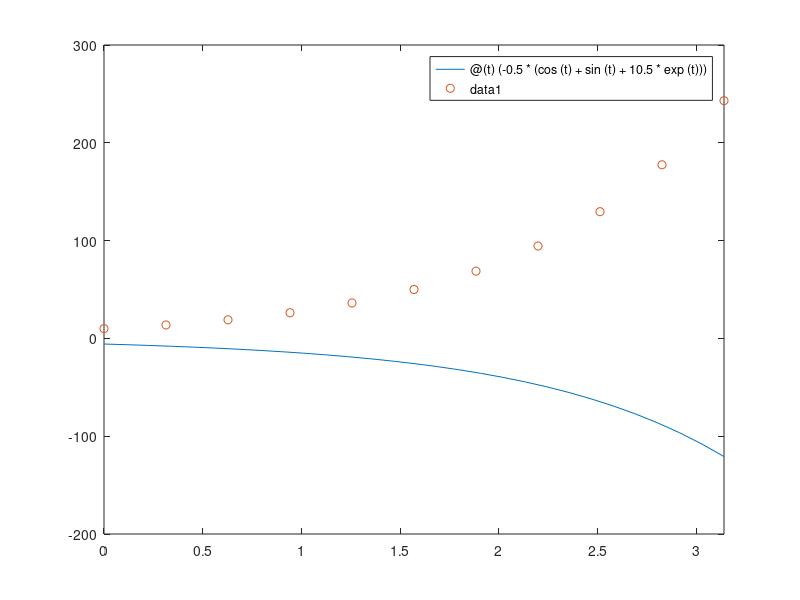
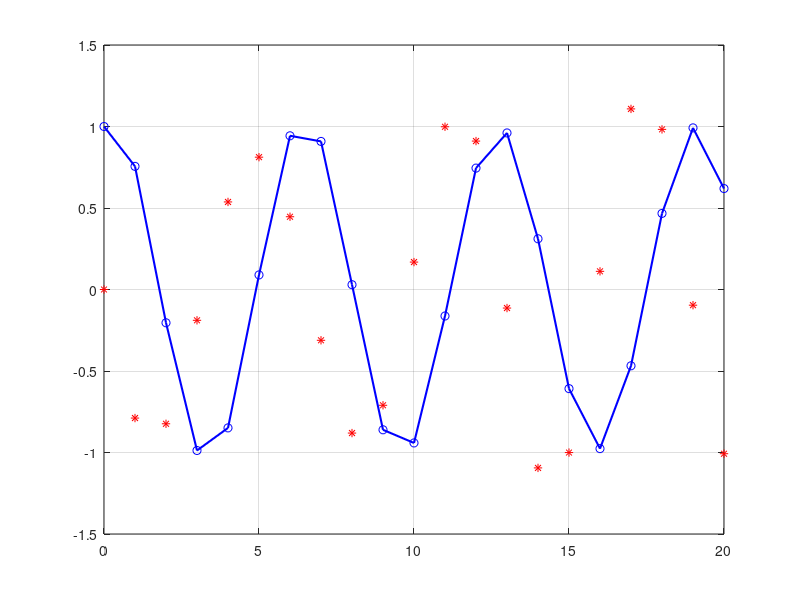

These charts were generated, in order, by the following MATLAB code:
% Homework6 정서진(2024112396)

%% problem 1
clear; close all; clc;

fprintf("[Prob 1]\n")

fx = @(x)(x.*exp(-x).*cos(2.*x)-0.05);

%1 plotting gragh
fplot(fx,[0, 5])

%2 finding solution
x1 = fzero(fx, 0);
x2 = fzero(fx, 1);
x3 = fzero(fx, 3);
x4 = fzero(fx, 4);

fprintf('x1 = %f\n', x1)
fprintf('x1 = %f\n', x2)
fprintf('x1 = %f\n', x3)
fprintf('x1 = %f\n', x4)

%3 finding local max, min
[x_min, y_min] = fminbnd(fx, 0, 2);
[x_max, y_max] = fminbnd(@(x)-(x.*exp(-x).*cos(2.*x)-0.05), 0, 2);
[x2_min, y2_min] = fminbnd(fx, 2, 5);
[x2_max, y2_max] = fminbnd(@(x)-(x.*exp(-x).*cos(2.*x)-0.05), 2, 5);

y_max = -y_max;
y2_max = -y2_max;

fprintf('x_min = %f\n', x_min)
fprintf('y_min = %f\n', y_min)
fprintf('x_max = %f\n', x_max)
fprintf('y_max = %f\n', y_max)
fprintf('x2_min = %f\n', x2_min)
fprintf('y2_min = %f\n', y2_min)
fprintf('x2_max = %f\n', x2_max)
fprintf('y2_max = %f\n', y2_max)

%% problem 2
clear; close all; clc;

fprintf("[Prob 2]\n")

%(1)
q1 = integral(@(x)cos(x.^2), 0, sqrt(2*pi))

%(2)
q2 = integral2(@(x, y) x.*y.^2, 1, 3, 0, 1)

%% problem 3
clear; close all; clc;

fprintf("[Prob 3]\n")

%(1)
dydt = @(t, y)(y+sin(t))
[t1, y1] = ode45(dydt, [0:0.314:3.14], 10)

%(2)
yt = @(t)(-0.5*(cos(t)+sin(t) + 10.5*exp(t)))

fplot(yt, [0, 3.14])
hold on
plot(t1, y1, 'o')

%% Problem 4
clear; close all; clc;

fprintf("[Prob 4]\n")

%(1)
tspan = 0:1:20;
z0 = [1; 0];
odefun = @(t, z) [z(2); -z(1) + sin(5*t)];

%(2)
odefun = @(t, z) [z(2); -z(1) + sin(5*t)];

[t, z] = ode45(odefun, tspan, z0);

y_analytical = -(1/24)*sin(5*t) + (5/24)*sin(t) + cos(t);

figure;
plot(t, z(:,1), 'bo'); hold on;
plot(t, z(:,2), 'r*');
plot(t, y_analytical, 'b-', 'LineWidth', 1.5);

grid on;
